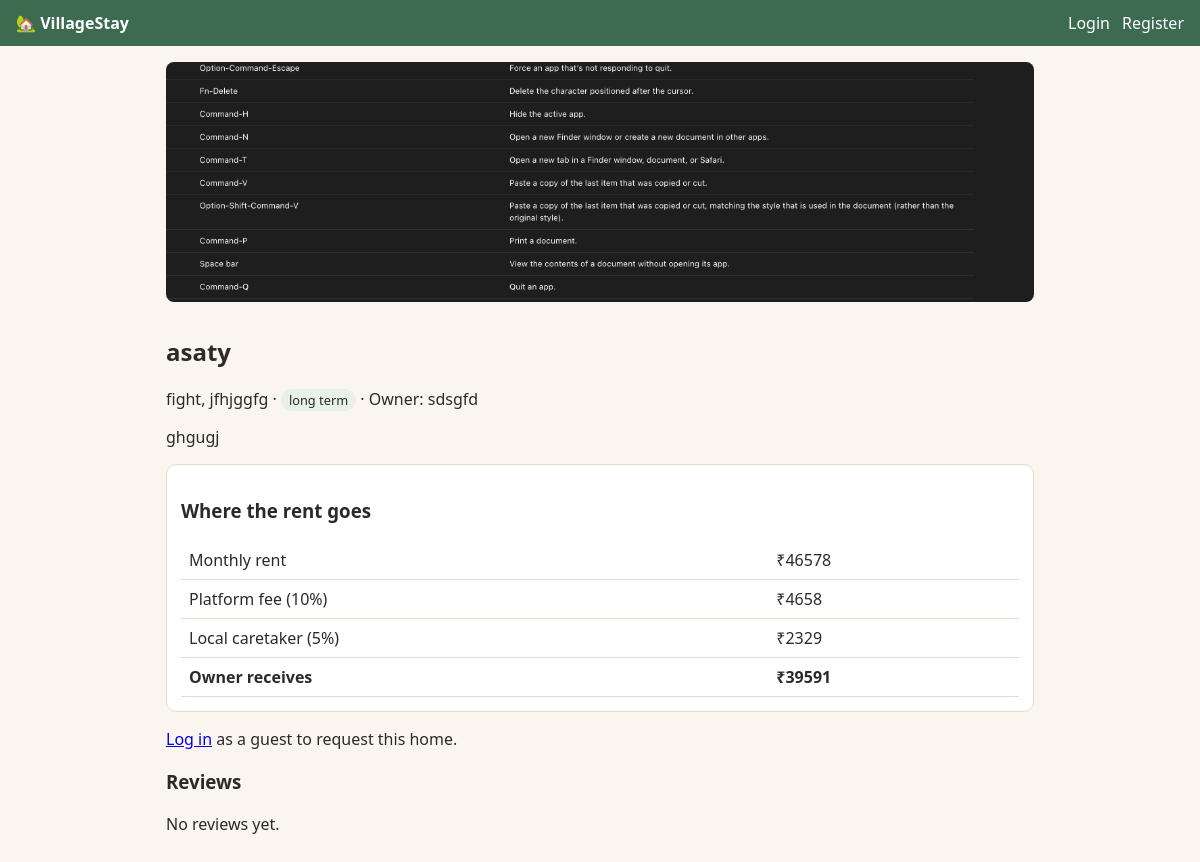
/property/1, run on the app's committed database.
### tables this page shows
CREATE TABLE properties (
  id INTEGER PRIMARY KEY AUTOINCREMENT,
  owner_id INTEGER NOT NULL REFERENCES users(id),
  title TEXT NOT NULL,
  village TEXT NOT NULL,
  state TEXT NOT NULL,
  description TEXT,
  rent INTEGER NOT NULL,
  stay_type TEXT NOT NULL CHECK (stay_type IN ('experience','long_term')),
  caretaker INTEGER NOT NULL DEFAULT 0,
  image TEXT,
  verified INTEGER NOT NULL DEFAULT 0,
  status TEXT NOT NULL DEFAULT 'available'
);

CREATE TABLE users (
  id INTEGER PRIMARY KEY AUTOINCREMENT,
  name TEXT NOT NULL,
  email TEXT UNIQUE NOT NULL,
  password TEXT NOT NULL,
  role TEXT NOT NULL CHECK (role IN ('owner','guest','admin'))
);

### app.py (the view, shortened to what this page needs)
@app.route("/property/<int:pid>")
def property_detail(pid):
    db = get_db()
    p = db.execute("SELECT p.*, u.name AS owner_name FROM properties p "
                   "JOIN users u ON u.id=p.owner_id WHERE p.id=?", (pid,)).fetchone()
    if not p:
        abort(404)
    reviews = db.execute("SELECT r.*, u.name FROM reviews r JOIN users u ON u.id=r.guest_id "
                         "WHERE r.property_id=? ORDER BY r.id DESC", (pid,)).fetchall()
    avg = round(sum(r["rating"] for r in reviews) / len(reviews), 1) if reviews else None
    uid, is_fav, can_review = session.get("user_id"), False, False
    return render_template("property.html", p=p, split=split(p["rent"], p["caretaker"]),
                           reviews=reviews, avg=avg, is_fav=is_fav, can_review=can_review)

### app.py (called while the page is built)
def get_db():
    if "db" not in g:
        g.db = sqlite3.connect(DB)
        g.db.row_factory = sqlite3.Row
    return g.db

def split(rent, caretaker):
    fee = round(rent * PLATFORM_FEE)
    care = round(rent * CARETAKER_FEE) if caretaker else 0
    return {"fee": fee, "care": care, "owner": rent - fee - care}

### templates/property.html (shortened to what this page needs)
{% extends "base.html" %}
{% block content %}
{% if p.image %}<img class="hero" src="{{ url_for('static', filename='uploads/' + p.image) }}" alt="">{% endif %}
<h2>{{ p.title }}{% if p.verified %} <span class="tag ok">✔ verified</span>{% endif %}</h2>
<p>{{ p.village }}, {{ p.state }} · <span class="tag">{{ p.stay_type.replace('_', ' ') }}</span>
 · Owner: {{ p.owner_name }}{% if avg %} · ⭐ {{ avg }} ({{ reviews|length }}){% endif %}</p>
<p>{{ p.description }}</p>
<div class="box">
  <h3>Where the rent goes</h3>
  <table>
    <tr><td>Monthly rent</td><td>₹{{ p.rent }}</td></tr>
    <tr><td>Platform fee (10%)</td><td>₹{{ split.fee }}</td></tr>
    {% if p.caretaker %}<tr><td>Local caretaker (5%)</td><td>₹{{ split.care }}</td></tr>{% endif %}
    <tr><th>Owner receives</th><th>₹{{ split.owner }}</th></tr>
  </table>
</div>
{% if p.status == 'available' and session.role == 'guest' %}
<h3>Request this home</h3>
<form class="stack" method="post" action="{{ url_for('request_booking', pid=p.id) }}">
  <input type="date" name="start_date" required>
  <input type="number" name="months" min="1" placeholder="Number of months" required>
  <textarea name="message" rows="3" placeholder="Tell the owner about yourself"></textarea>
  <button>Send request</button>
</form>
{% elif p.status != 'available' %}<p><b>This home is currently rented.</b></p>
{% elif not session.user_id %}<p><a href="{{ url_for('login') }}">Log in</a> as a guest to request this home.</p>{% endif %}
<h3>Reviews</h3>
{% for r in reviews %}<div class="review"><b>{{ r.name }}</b> · {{ '⭐' * r.rating }}<br>{{ r.comment }}</div>
{% else %}<p>No reviews yet.</p>{% endfor %}
{% endblock %}

### templates/base.html (shortened to what this page needs)
<!doctype html>
<html lang="en"><head>
<link rel="stylesheet" href="{{ url_for('static', filename='style.css') }}">
</head><body>
<nav>
  <a class="brand" href="{{ url_for('index') }}">🏡 VillageStay</a>
  {% if session.user_id %}
    <a href="{{ url_for('dashboard') }}">Dashboard</a>
    {% if session.role == 'owner' %}<a href="{{ url_for('new_property') }}">List a home</a>{% endif %}
    {% if session.role == 'guest' %}<a href="{{ url_for('saved') }}">Saved</a>{% endif %}
    {% if session.role == 'admin' %}<a href="{{ url_for('admin') }}">Admin</a>{% endif %}
    <a href="{{ url_for('logout') }}">Logout ({{ session.name }})</a>
  {% else %}
    <a href="{{ url_for('login') }}">Login</a>
    <a href="{{ url_for('register') }}">Register</a>
  {% endif %}
</nav>
<main>
  {% block content %}<p>Page not found.</p>{% endblock %}
</main>
</body></html>

### static/style.css (style rules this page uses)
:root { --bg:#faf6ef;--ink:#2b2a26;--green:#3d6b4f;--card:#fff;--line:#e4dccb }
* { box-sizing:border-box }
body { margin:0;font-family:system-ui,sans-serif;background:var(--bg);color:var(--ink) }
nav { display:flex;flex-wrap:wrap;gap:12px;align-items:center;padding:12px 16px;background:var(--green) }
nav a { color:#fff;text-decoration:none }
nav .brand { font-weight:700;margin-right:auto }
main { max-width:900px;margin:0 auto;padding:16px }
.card,.box { background:var(--card);border:1px solid var(--line);border-radius:10px;padding:14px;color:inherit;text-decoration:none }
.tag { background:#e7f0e9;padding:2px 8px;border-radius:99px;font-size:.8rem }
table { width:100%;border-collapse:collapse }
td,th { padding:8px;border-bottom:1px solid var(--line);text-align:left }
.card img,.hero { width:100%;height:150px;object-fit:cover;border-radius:8px;margin-bottom:8px }
.hero { height:240px }

### data on the page
properties: image (picture), title "asaty", village "fight", state "jfhjggfg", stay_type.replace "long term", description "ghgugj", rent "46578"
users: owner_name "sdsgfd"

### other printed values
{{ split.fee }} "4658"
{{ split.care }} "2329"
{{ split.owner }} "39591"
